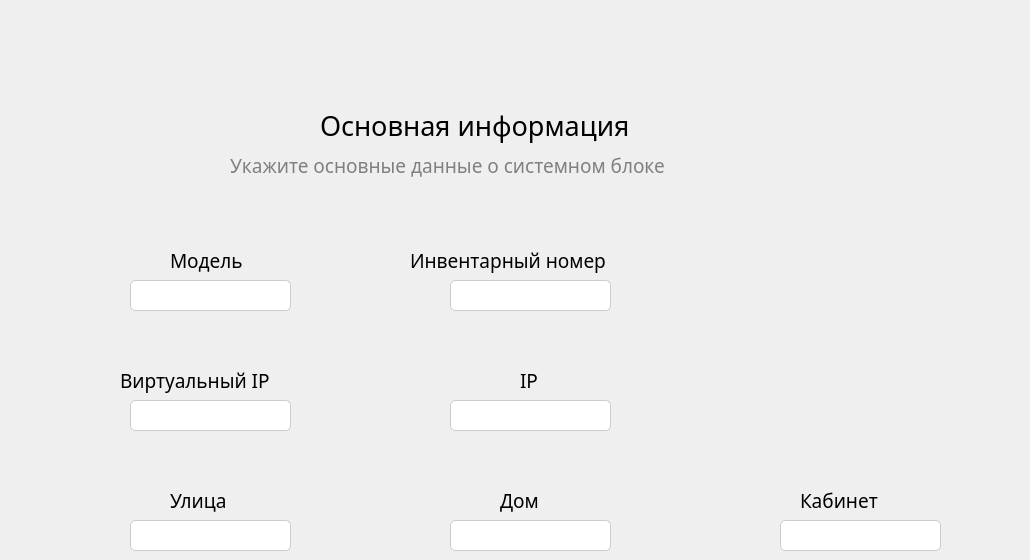
    <widget class="QWidget" name="widget_1">
     <widget class="QLabel" name="label">
      <property name="geometry">
       <rect>
        <x>320</x>
        <y>100</y>
        <width>681</width>
        <height>51</height>
       </rect>
      </property>
      <property name="font">
       <font>
        <family>Comfortaa</family>
        <pointsize>20</pointsize>
        <weight>50</weight>
        <bold>false</bold>
       </font>
      </property>
      <property name="styleSheet">
       <string notr="true">background-color: none;
</string>
      </property>
      <property name="text">
       <string>Основная информация</string>
      </property>
     </widget>
     <widget class="QLabel" name="label_2">
      <property name="geometry">
       <rect>
        <x>230</x>
        <y>140</y>
        <width>761</width>
        <height>51</height>
       </rect>
      </property>
      <property name="font">
       <font>
        <family>Comfortaa</family>
        <pointsize>14</pointsize>
        <weight>50</weight>
        <bold>false</bold>
       </font>
      </property>
      <property name="styleSheet">
       <string notr="true">background-color: none;
color: grey;</string>
      </property>
      <property name="text">
       <string>Укажите основные данные о системном блоке</string>
      </property>
     </widget>
     <widget class="QLabel" name="label_5">
      <property name="geometry">
       <rect>
        <x>25</x>
        <y>135</y>
        <width>21</width>
        <height>20</height>
       </rect>
      </property>
      <property name="text">
       <string/>
      </property>
      <property name="pixmap">
       <pixmap>../MVD2/icons/ellipsis.png</pixmap>
      </property>
      <property name="scaledContents">
       <bool>true</bool>
      </property>
     </widget>
     <widget class="QLabel" name="label_6">
      <property name="geometry">
       <rect>
        <x>170</x>
        <y>240</y>
        <width>161</width>
        <height>41</height>
       </rect>
      </property>
      <property name="font">
       <font>
        <family>Comfortaa</family>
        <pointsize>14</pointsize>
       </font>
      </property>
      <property name="text">
       <string>Модель</string>
      </property>
     </widget>
     <widget class="QLabel" name="label_7">
      <property name="geometry">
       <rect>
        <x>410</x>
        <y>240</y>
        <width>401</width>
        <height>41</height>
       </rect>
      </property>
      <property name="font">
       <font>
        <family>Comfortaa</family>
        <pointsize>14</pointsize>
       </font>
      </property>
      <property name="text">
       <string>Инвентарный номер</string>
      </property>
     </widget>
     <widget class="QLabel" name="label_8">
      <property name="geometry">
       <rect>
        <x>520</x>
        <y>360</y>
        <width>181</width>
        <height>41</height>
       </rect>
      </property>
      <property name="font">
       <font>
        <family>Comfortaa</family>
        <pointsize>14</pointsize>
       </font>
      </property>
      <property name="text">
       <string>IP</string>
      </property>
     </widget>
     <widget class="QLabel" name="label_9">
      <property name="geometry">
       <rect>
        <x>120</x>
        <y>360</y>
        <width>271</width>
        <height>41</height>
       </rect>
      </property>
      <property name="font">
       <font>
        <family>Comfortaa</family>
        <pointsize>14</pointsize>
       </font>
      </property>
      <property name="text">
       <string>Виртуальный IP</string>
      </property>
     </widget>
     <widget class="QLabel" name="label_10">
      <property name="geometry">
       <rect>
        <x>170</x>
        <y>480</y>
        <width>171</width>
        <height>41</height>
       </rect>
      </property>
      <property name="font">
       <font>
        <family>Comfortaa</family>
        <pointsize>14</pointsize>
       </font>
      </property>
      <property name="text">
       <string>Улица</string>
      </property>
     </widget>
     <widget class="QLabel" name="label_11">
      <property name="geometry">
       <rect>
        <x>500</x>
        <y>480</y>
        <width>131</width>
        <height>41</height>
       </rect>
      </property>
      <property name="font">
       <font>
        <family>Comfortaa</family>
        <pointsize>14</pointsize>
       </font>
      </property>
      <property name="text">
       <string>Дом</string>
      </property>
     </widget>
     <widget class="QLabel" name="label_12">
      <property name="geometry">
       <rect>
        <x>800</x>
        <y>480</y>
        <width>221</width>
        <height>41</height>
       </rect>
      </property>
      <property name="font">
       <font>
        <family>Comfortaa</family>
        <pointsize>14</pointsize>
       </font>
      </property>
      <property name="text">
       <string>Кабинет</string>
      </property>
     </widget>
     <widget class="QLineEdit" name="model">
      <property name="geometry">
       <rect>
        <x>130</x>
        <y>280</y>
        <width>161</width>
        <height>31</height>
       </rect>
      </property>
      <property name="font">
       <font>
        <family>Comfortaa</family>
        <pointsize>11</pointsize>
       </font>
      </property>
      <property name="styleSheet">
       <string notr="true">QLineEdit {
    border: 1px solid #ccc;
    border-radius: 8px;
    padding: 2px;
    background-color: white;
}

QLineEdit:hover {
    border: 1px solid #0A74F0; /* Измените цвет рамки при наведении, если нужно */
}

QLineEdit:focus {
    border: 1px solid #0A74F0; /* Измените цвет рамки при фокусе, если нужно */
}

QLineEdit {
    background-color: white;
}

QLineEdit::hover {
    border: 1px solid #0A74F0; /* Измените цвет рамки при наведении, если нужно */
}

QLineEdit::focus {
    border: 1px solid #0A74F0; /* Измените цвет рамки при фокусе, если нужно */
}

QLineEdit {
    border: 1px solid #ccc;
    border-radius: 5px;
    padding: 2px;
    background-color: white;
    box-shadow: 2px 2px 5px #0A74F0;
}
</string>
      </property>
     </widget>
     <widget class="QLineEdit" name="invent_num">
      <property name="geometry">
       <rect>
        <x>450</x>
        <y>280</y>
        <width>161</width>
        <height>31</height>
       </rect>
      </property>
      <property name="font">
       <font>
        <family>Comfortaa</family>
        <pointsize>11</pointsize>
       </font>
      </property>
      <property name="styleSheet">
       <string notr="true">QLineEdit {
    border: 1px solid #ccc;
    border-radius: 8px;
    padding: 2px;
    background-color: white;
}

QLineEdit:hover {
    border: 1px solid #0A74F0; /* Измените цвет рамки при наведении, если нужно */
}

QLineEdit:focus {
    border: 1px solid #0A74F0; /* Измените цвет рамки при фокусе, если нужно */
}

QLineEdit {
    background-color: white;
}

QLineEdit::hover {
    border: 1px solid #0A74F0; /* Измените цвет рамки при наведении, если нужно */
}

QLineEdit::focus {
    border: 1px solid #0A74F0; /* Измените цвет рамки при фокусе, если нужно */
}

QLineEdit {
    border: 1px solid #ccc;
    border-radius: 5px;
    padding: 2px;
    background-color: white;
    box-shadow: 2px 2px 5px #0A74F0;
}
</string>
      </property>
     </widget>
     <widget class="QLineEdit" name="virtual_IP">
      <property name="geometry">
       <rect>
        <x>130</x>
        <y>400</y>
        <width>161</width>
        <height>31</height>
       </rect>
      </property>
      <property name="font">
       <font>
        <family>Comfortaa</family>
        <pointsize>11</pointsize>
       </font>
      </property>
      <property name="styleSheet">
       <string notr="true">QLineEdit {
    border: 1px solid #ccc;
    border-radius: 8px;
    padding: 2px;
    background-color: white;
}

QLineEdit:hover {
    border: 1px solid #0A74F0; /* Измените цвет рамки при наведении, если нужно */
}

QLineEdit:focus {
    border: 1px solid #0A74F0; /* Измените цвет рамки при фокусе, если нужно */
}

QLineEdit {
    background-color: white;
}

QLineEdit::hover {
    border: 1px solid #0A74F0; /* Измените цвет рамки при наведении, если нужно */
}

QLineEdit::focus {
    border: 1px solid #0A74F0; /* Измените цвет рамки при фокусе, если нужно */
}

QLineEdit {
    border: 1px solid #ccc;
    border-radius: 5px;
    padding: 2px;
    background-color: white;
    box-shadow: 2px 2px 5px #0A74F0;
}
</string>
      </property>
     </widget>
     <widget class="QLineEdit" name="IP">
      <property name="geometry">
       <rect>
        <x>450</x>
        <y>400</y>
        <width>161</width>
        <height>31</height>
       </rect>
      </property>
      <property name="font">
       <font>
        <family>Comfortaa</family>
        <pointsize>11</pointsize>
       </font>
      </property>
      <property name="styleSheet">
       <string notr="true">QLineEdit {
    border: 1px solid #ccc;
    border-radius: 8px;
    padding: 2px;
    background-color: white;
}

QLineEdit:hover {
    border: 1px solid #0A74F0; /* Измените цвет рамки при наведении, если нужно */
}

QLineEdit:focus {
    border: 1px solid #0A74F0; /* Измените цвет рамки при фокусе, если нужно */
}

QLineEdit {
    background-color: white;
}

QLineEdit::hover {
    border: 1px solid #0A74F0; /* Измените цвет рамки при наведении, если нужно */
}

QLineEdit::focus {
    border: 1px solid #0A74F0; /* Измените цвет рамки при фокусе, если нужно */
}

QLineEdit {
    border: 1px solid #ccc;
    border-radius: 5px;
    padding: 2px;
    background-color: white;
    box-shadow: 2px 2px 5px #0A74F0;
}
</string>
      </property>
     </widget>
     <widget class="QLineEdit" name="street">
      <property name="geometry">
       <rect>
        <x>130</x>
        <y>520</y>
        <width>161</width>
        <height>31</height>
       </rect>
      </property>
      <property name="font">
       <font>
        <family>Comfortaa</family>
        <pointsize>11</pointsize>
       </font>
      </property>
      <property name="styleSheet">
       <string notr="true">QLineEdit {
    border: 1px solid #ccc;
    border-radius: 8px;
    padding: 2px;
    background-color: white;
}

QLineEdit:hover {
    border: 1px solid #0A74F0; /* Измените цвет рамки при наведении, если нужно */
}

QLineEdit:focus {
    border: 1px solid #0A74F0; /* Измените цвет рамки при фокусе, если нужно */
}

QLineEdit {
    background-color: white;
}

QLineEdit::hover {
    border: 1px solid #0A74F0; /* Измените цвет рамки при наведении, если нужно */
}

QLineEdit::focus {
    border: 1px solid #0A74F0; /* Измените цвет рамки при фокусе, если нужно */
}

QLineEdit {
    border: 1px solid #ccc;
    border-radius: 5px;
    padding: 2px;
    background-color: white;
    box-shadow: 2px 2px 5px #0A74F0;
}
</string>
      </property>
     </widget>
     <widget class="QLineEdit" name="house_num">
      <property name="geometry">
       <rect>
        <x>450</x>
        <y>520</y>
        <width>161</width>
        <height>31</height>
       </rect>
      </property>
      <property name="font">
       <font>
        <family>Comfortaa</family>
        <pointsize>11</pointsize>
       </font>
      </property>
      <property name="styleSheet">
       <string notr="true">QLineEdit {
    border: 1px solid #ccc;
    border-radius: 8px;
    padding: 2px;
    background-color: white;
}

QLineEdit:hover {
    border: 1px solid #0A74F0; /* Измените цвет рамки при наведении, если нужно */
}

QLineEdit:focus {
    border: 1px solid #0A74F0; /* Измените цвет рамки при фокусе, если нужно */
}

QLineEdit {
    background-color: white;
}

QLineEdit::hover {
    border: 1px solid #0A74F0; /* Измените цвет рамки при наведении, если нужно */
}

QLineEdit::focus {
    border: 1px solid #0A74F0; /* Измените цвет рамки при фокусе, если нужно */
}

QLineEdit {
    border: 1px solid #ccc;
    border-radius: 5px;
    padding: 2px;
    background-color: white;
    box-shadow: 2px 2px 5px #0A74F0;
}
</string>
      </property>
     </widget>
     <widget class="QLineEdit" name="office">
      <property name="geometry">
       <rect>
        <x>780</x>
        <y>520</y>
        <width>161</width>
        <height>31</height>
       </rect>
      </property>
      <property name="font">
       <font>
        <family>Comfortaa</family>
        <pointsize>11</pointsize>
       </font>
      </property>
      <property name="styleSheet">
       <string notr="true">QLineEdit {
    border: 1px solid #ccc;
    border-radius: 8px;
    padding: 2px;
    background-color: white;
}

QLineEdit:hover {
    border: 1px solid #0A74F0; /* Измените цвет рамки при наведении, если нужно */
}

QLineEdit:focus {
    border: 1px solid #0A74F0; /* Измените цвет рамки при фокусе, если нужно */
}

QLineEdit {
    background-color: white;
}

QLineEdit::hover {
    border: 1px solid #0A74F0; /* Измените цвет рамки при наведении, если нужно */
}

QLineEdit::focus {
    border: 1px solid #0A74F0; /* Измените цвет рамки при фокусе, если нужно */
}

QLineEdit {
    border: 1px solid #ccc;
    border-radius: 5px;
    padding: 2px;
    background-color: white;
    box-shadow: 2px 2px 5px #0A74F0;
}
</string>
      </property>
     </widget>
     <widget class="QLabel" name="label_19">
      <property name="geometry">
       <rect>
        <x>240</x>
        <y>40</y>
        <width>581</width>
        <height>55</height>
       </rect>
      </property>
      <property name="text">
       <string/>
      </property>
      <property name="pixmap">
       <pixmap>../MVD2/icons/Step1.PNG</pixmap>
      </property>
      <property name="scaledContents">
       <bool>true</bool>
      </property>
     </widget>
    </widget>
